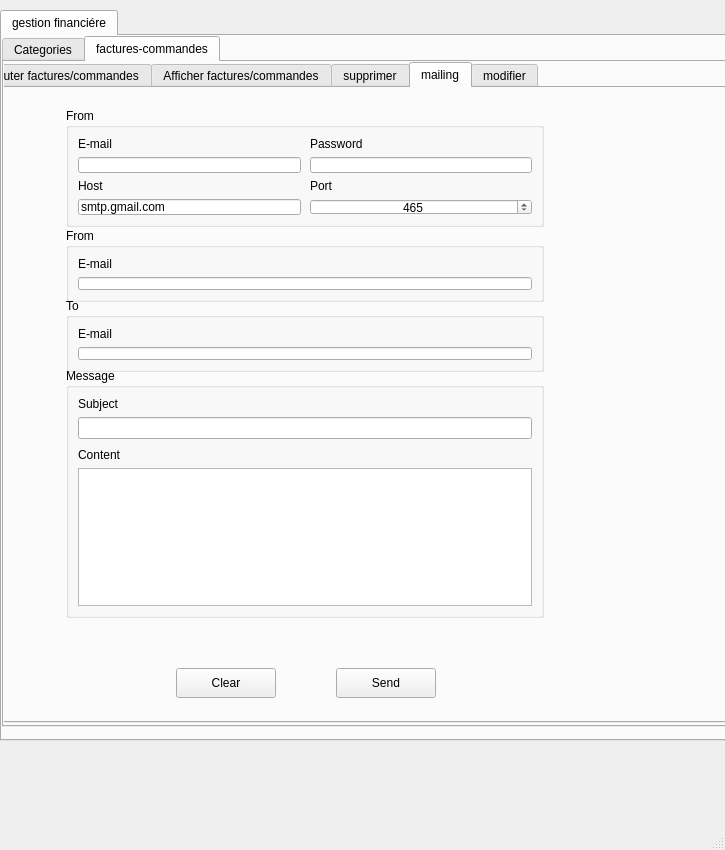
<?xml version="1.0" encoding="UTF-8"?>
<ui version="4.0">
 <class>MainWindow</class>
 <widget class="QMainWindow" name="MainWindow">
  <property name="geometry">
   <rect>
    <x>0</x>
    <y>0</y>
    <width>725</width>
    <height>850</height>
   </rect>
  </property>
  <property name="windowTitle">
   <string>MainWindow</string>
  </property>
  <widget class="QWidget" name="centralwidget">
   <widget class="QTabWidget" name="tabWidget">
    <property name="geometry">
     <rect>
      <x>0</x>
      <y>10</y>
      <width>851</width>
      <height>731</height>
     </rect>
    </property>
    <property name="autoFillBackground">
     <bool>false</bool>
    </property>
    <property name="styleSheet">
     <string notr="true">background-image: url(:/f/back.png);</string>
    </property>
    <property name="currentIndex">
     <number>0</number>
    </property>
    <widget class="QWidget" name="tab">
     <attribute name="icon">
      <iconset resource="imagenes.qrc">
       <normaloff>:/f/suitcase.png</normaloff>:/f/suitcase.png</iconset>
     </attribute>
     <attribute name="title">
      <string>gestion financiére</string>
     </attribute>
     <widget class="QTabWidget" name="tabWidget_2">
      <property name="geometry">
       <rect>
        <x>0</x>
        <y>0</y>
        <width>861</width>
        <height>691</height>
       </rect>
      </property>
      <property name="autoFillBackground">
       <bool>false</bool>
      </property>
      <property name="styleSheet">
       <string notr="true">background-image: url(:/f/back.png);</string>
      </property>
      <property name="currentIndex">
       <number>1</number>
      </property>
      <widget class="QWidget" name="tab_5">
       <attribute name="icon">
        <iconset resource="imagenes.qrc">
         <normaloff>:/f/ID.png</normaloff>:/f/ID.png</iconset>
       </attribute>
       <attribute name="title">
        <string>Categories</string>
       </attribute>
       <widget class="QTabWidget" name="background">
        <property name="geometry">
         <rect>
          <x>0</x>
          <y>0</y>
          <width>861</width>
          <height>431</height>
         </rect>
        </property>
        <property name="mouseTracking">
         <bool>false</bool>
        </property>
        <property name="tabletTracking">
         <bool>false</bool>
        </property>
        <property name="acceptDrops">
         <bool>false</bool>
        </property>
        <property name="toolTipDuration">
         <number>-1</number>
        </property>
        <property name="autoFillBackground">
         <bool>false</bool>
        </property>
        <property name="styleSheet">
         <string notr="true">background-image: url(:/f/back.png);</string>
        </property>
        <property name="currentIndex">
         <number>0</number>
        </property>
        <widget class="QWidget" name="tab_20">
         <attribute name="icon">
          <iconset resource="imagenes.qrc">
           <normaloff>:/f/Add.png</normaloff>:/f/Add.png</iconset>
         </attribute>
         <attribute name="title">
          <string>Ajouter categorie</string>
         </attribute>
         <widget class="QTabWidget" name="tabWidget_8">
          <property name="geometry">
           <rect>
            <x>0</x>
            <y>0</y>
            <width>721</width>
            <height>371</height>
           </rect>
          </property>
          <property name="currentIndex">
           <number>0</number>
          </property>
          <widget class="QWidget" name="tab_2">
           <attribute name="title">
            <string>budget</string>
           </attribute>
           <widget class="QLineEdit" name="ID">
            <property name="geometry">
             <rect>
              <x>50</x>
              <y>40</y>
              <width>113</width>
              <height>20</height>
             </rect>
            </property>
            <property name="placeholderText">
             <string>ID</string>
            </property>
           </widget>
           <widget class="QLineEdit" name="chiffres">
            <property name="geometry">
             <rect>
              <x>150</x>
              <y>170</y>
              <width>113</width>
              <height>20</height>
             </rect>
            </property>
            <property name="placeholderText">
             <string>chiffres</string>
            </property>
           </widget>
           <widget class="QLineEdit" name="encaissements">
            <property name="geometry">
             <rect>
              <x>240</x>
              <y>40</y>
              <width>113</width>
              <height>20</height>
             </rect>
            </property>
            <property name="placeholderText">
             <string>encaissements</string>
            </property>
           </widget>
           <widget class="QLineEdit" name="salaires">
            <property name="geometry">
             <rect>
              <x>140</x>
              <y>80</y>
              <width>113</width>
              <height>20</height>
             </rect>
            </property>
            <property name="placeholderText">
             <string>salaires</string>
            </property>
           </widget>
           <widget class="QLineEdit" name="gains">
            <property name="geometry">
             <rect>
              <x>50</x>
              <y>130</y>
              <width>113</width>
              <height>20</height>
             </rect>
            </property>
            <property name="placeholderText">
             <string>gains</string>
            </property>
           </widget>
           <widget class="QLineEdit" name="depenses">
            <property name="geometry">
             <rect>
              <x>240</x>
              <y>130</y>
              <width>113</width>
              <height>20</height>
             </rect>
            </property>
            <property name="placeholderText">
             <string>depenses</string>
            </property>
           </widget>
           <widget class="QPushButton" name="pb_ajouter">
            <property name="geometry">
             <rect>
              <x>150</x>
              <y>210</y>
              <width>121</width>
              <height>41</height>
             </rect>
            </property>
            <property name="styleSheet">
             <string notr="true">QPushButton {
padding: 5px;
border-radius: 5px;
background-color:#0094ff;
font-weight: bold;
}
QPushButton:hover
{
color :white;
}</string>
            </property>
            <property name="text">
             <string/>
            </property>
            <property name="icon">
             <iconset resource="imagenes.qrc">
              <normaloff>:/f/Tick.png</normaloff>:/f/Tick.png</iconset>
            </property>
            <property name="iconSize">
             <size>
              <width>40</width>
              <height>40</height>
             </size>
            </property>
           </widget>
           <widget class="QLabel" name="label_pic">
            <property name="geometry">
             <rect>
              <x>440</x>
              <y>90</y>
              <width>211</width>
              <height>181</height>
             </rect>
            </property>
            <property name="text">
             <string/>
            </property>
           </widget>
           <widget class="QLabel" name="label_date_time">
            <property name="geometry">
             <rect>
              <x>440</x>
              <y>20</y>
              <width>211</width>
              <height>41</height>
             </rect>
            </property>
            <property name="font">
             <font>
              <pointsize>22</pointsize>
              <weight>75</weight>
              <bold>true</bold>
             </font>
            </property>
            <property name="text">
             <string/>
            </property>
           </widget>
          </widget>
         </widget>
        </widget>
        <widget class="QWidget" name="tab_21">
         <attribute name="icon">
          <iconset resource="imagenes.qrc">
           <normaloff>:/f/Search-32.png</normaloff>:/f/Search-32.png</iconset>
         </attribute>
         <attribute name="title">
          <string>Afficher categorie</string>
         </attribute>
         <widget class="QTableView" name="tab_categories">
          <property name="geometry">
           <rect>
            <x>10</x>
            <y>30</y>
            <width>781</width>
            <height>301</height>
           </rect>
          </property>
         </widget>
         <widget class="QPushButton" name="pushButton_1">
          <property name="geometry">
           <rect>
            <x>274</x>
            <y>340</y>
            <width>151</width>
            <height>51</height>
           </rect>
          </property>
          <property name="styleSheet">
           <string notr="true">QPushButton {
padding: 5px;
border-radius: 5px;
background-color:#0094ff;
font-weight: bold;
}
QPushButton:hover
{
color :white;
}</string>
          </property>
          <property name="text">
           <string/>
          </property>
          <property name="icon">
           <iconset>
            <normalon>:/f/Printer.png</normalon>
           </iconset>
          </property>
          <property name="iconSize">
           <size>
            <width>34</width>
            <height>34</height>
           </size>
          </property>
         </widget>
        </widget>
        <widget class="QWidget" name="tab_8">
         <attribute name="icon">
          <iconset resource="imagenes.qrc">
           <normaloff>:/f/Trash.png</normaloff>:/f/Trash.png</iconset>
         </attribute>
         <attribute name="title">
          <string>supprimer</string>
         </attribute>
         <widget class="QLineEdit" name="ID_5">
          <property name="geometry">
           <rect>
            <x>200</x>
            <y>40</y>
            <width>281</width>
            <height>20</height>
           </rect>
          </property>
          <property name="placeholderText">
           <string>ID</string>
          </property>
         </widget>
         <widget class="QPushButton" name="pb_supprimerp">
          <property name="geometry">
           <rect>
            <x>270</x>
            <y>110</y>
            <width>111</width>
            <height>41</height>
           </rect>
          </property>
          <property name="focusPolicy">
           <enum>Qt::TabFocus</enum>
          </property>
          <property name="autoFillBackground">
           <bool>false</bool>
          </property>
          <property name="styleSheet">
           <string notr="true">QPushButton {
padding: 5px;
border-radius: 5px;
background-color:#0094ff;
font-weight: bold;
}
QPushButton:hover
{
color :white;
}</string>
          </property>
          <property name="locale">
           <locale language="English" country="UnitedStates"/>
          </property>
          <property name="inputMethodHints">
           <set>Qt::ImhNone</set>
          </property>
          <property name="text">
           <string/>
          </property>
          <property name="icon">
           <iconset resource="imagenes.qrc">
            <normaloff>:/f/Trash.png</normaloff>:/f/Trash.png</iconset>
          </property>
          <property name="iconSize">
           <size>
            <width>25</width>
            <height>25</height>
           </size>
          </property>
         </widget>
        </widget>
        <widget class="QWidget" name="tab_9">
         <attribute name="title">
          <string>modifier</string>
         </attribute>
         <widget class="QTabWidget" name="tabWidget_9">
          <property name="geometry">
           <rect>
            <x>0</x>
            <y>0</y>
            <width>721</width>
            <height>341</height>
           </rect>
          </property>
          <property name="currentIndex">
           <number>0</number>
          </property>
          <widget class="QWidget" name="tab_6">
           <attribute name="title">
            <string>categorie</string>
           </attribute>
           <widget class="QLineEdit" name="ID_2">
            <property name="geometry">
             <rect>
              <x>150</x>
              <y>40</y>
              <width>113</width>
              <height>20</height>
             </rect>
            </property>
            <property name="readOnly">
             <bool>false</bool>
            </property>
            <property name="placeholderText">
             <string>ID</string>
            </property>
           </widget>
           <widget class="QLineEdit" name="encaissements_2">
            <property name="geometry">
             <rect>
              <x>230</x>
              <y>70</y>
              <width>113</width>
              <height>20</height>
             </rect>
            </property>
            <property name="readOnly">
             <bool>false</bool>
            </property>
            <property name="placeholderText">
             <string>encaissements</string>
            </property>
           </widget>
           <widget class="QLineEdit" name="gains_2">
            <property name="geometry">
             <rect>
              <x>370</x>
              <y>70</y>
              <width>113</width>
              <height>20</height>
             </rect>
            </property>
            <property name="readOnly">
             <bool>false</bool>
            </property>
            <property name="placeholderText">
             <string>gains</string>
            </property>
           </widget>
           <widget class="QLineEdit" name="salaires_2">
            <property name="geometry">
             <rect>
              <x>90</x>
              <y>70</y>
              <width>113</width>
              <height>20</height>
             </rect>
            </property>
            <property name="readOnly">
             <bool>false</bool>
            </property>
            <property name="placeholderText">
             <string>salaires</string>
            </property>
           </widget>
           <widget class="QLineEdit" name="depenses_2">
            <property name="geometry">
             <rect>
              <x>330</x>
              <y>40</y>
              <width>113</width>
              <height>20</height>
             </rect>
            </property>
            <property name="readOnly">
             <bool>false</bool>
            </property>
            <property name="placeholderText">
             <string>depenses</string>
            </property>
           </widget>
           <widget class="QLineEdit" name="chiffres_2">
            <property name="geometry">
             <rect>
              <x>230</x>
              <y>120</y>
              <width>113</width>
              <height>20</height>
             </rect>
            </property>
            <property name="readOnly">
             <bool>false</bool>
            </property>
            <property name="placeholderText">
             <string>chiffres</string>
            </property>
           </widget>
           <widget class="QPushButton" name="pb_modifier">
            <property name="geometry">
             <rect>
              <x>480</x>
              <y>150</y>
              <width>71</width>
              <height>71</height>
             </rect>
            </property>
            <property name="styleSheet">
             <string notr="true">QPushButton {
padding: 5px;
border-radius: 5px;
background-color:#0094ff;
font-weight: bold;
}
QPushButton:hover
{
color :white;
}</string>
            </property>
            <property name="text">
             <string/>
            </property>
            <property name="icon">
             <iconset resource="imagenes.qrc">
              <normaloff>:/f/Pencil.png</normaloff>
              <disabledoff>:/f/Tick.png</disabledoff>
              <selectedoff>:/f/Tick.png</selectedoff>:/f/Pencil.png</iconset>
            </property>
            <property name="iconSize">
             <size>
              <width>35</width>
              <height>35</height>
             </size>
            </property>
           </widget>
          </widget>
         </widget>
        </widget>
        <widget class="QWidget" name="tab_3">
         <attribute name="icon">
          <iconset resource="imagenes.qrc">
           <normaloff>:/f/Search.png</normaloff>:/f/Search.png</iconset>
         </attribute>
         <attribute name="title">
          <string>recherche par id</string>
         </attribute>
         <widget class="QPushButton" name="pb_aff_categorie">
          <property name="geometry">
           <rect>
            <x>280</x>
            <y>40</y>
            <width>51</width>
            <height>31</height>
           </rect>
          </property>
          <property name="styleSheet">
           <string notr="true">QPushButton {
padding: 5px;
border-radius: 5px;
background-color:#0094ff;
font-weight: bold;
}
QPushButton:hover
{
color :white;
}</string>
          </property>
          <property name="text">
           <string/>
          </property>
          <property name="icon">
           <iconset resource="imagenes.qrc">
            <normaloff>:/f/Search.png</normaloff>:/f/Search.png</iconset>
          </property>
          <property name="iconSize">
           <size>
            <width>30</width>
            <height>30</height>
           </size>
          </property>
         </widget>
         <widget class="QLineEdit" name="lineEdit_aff_idcategories">
          <property name="geometry">
           <rect>
            <x>160</x>
            <y>50</y>
            <width>113</width>
            <height>21</height>
           </rect>
          </property>
          <property name="placeholderText">
           <string>ID categorie</string>
          </property>
         </widget>
         <widget class="QTableView" name="tab_aff_categories">
          <property name="geometry">
           <rect>
            <x>60</x>
            <y>110</y>
            <width>611</width>
            <height>241</height>
           </rect>
          </property>
         </widget>
        </widget>
       </widget>
      </widget>
      <widget class="QWidget" name="tab_4">
       <attribute name="icon">
        <iconset resource="imagenes.qrc">
         <normaloff>:/f/Books.png</normaloff>:/f/Books.png</iconset>
       </attribute>
       <attribute name="title">
        <string>factures-commandes</string>
       </attribute>
       <widget class="QTabWidget" name="tab_widget5">
        <property name="geometry">
         <rect>
          <x>-30</x>
          <y>0</y>
          <width>821</width>
          <height>661</height>
         </rect>
        </property>
        <property name="tabShape">
         <enum>QTabWidget::Rounded</enum>
        </property>
        <property name="currentIndex">
         <number>3</number>
        </property>
        <widget class="QWidget" name="tab_13">
         <attribute name="icon">
          <iconset resource="imagenes.qrc">
           <normaloff>:/f/Add.png</normaloff>:/f/Add.png</iconset>
         </attribute>
         <attribute name="title">
          <string>Ajouter factures/commandes</string>
         </attribute>
         <widget class="QTabWidget" name="tabWidget_10">
          <property name="geometry">
           <rect>
            <x>0</x>
            <y>0</y>
            <width>721</width>
            <height>341</height>
           </rect>
          </property>
          <property name="currentIndex">
           <number>0</number>
          </property>
          <widget class="QWidget" name="tab_12">
           <attribute name="title">
            <string>fctcmn</string>
           </attribute>
           <widget class="QLineEdit" name="idfc">
            <property name="geometry">
             <rect>
              <x>230</x>
              <y>10</y>
              <width>113</width>
              <height>20</height>
             </rect>
            </property>
            <property name="readOnly">
             <bool>false</bool>
            </property>
            <property name="placeholderText">
             <string>ID</string>
            </property>
           </widget>
           <widget class="QLineEdit" name="qte">
            <property name="geometry">
             <rect>
              <x>230</x>
              <y>70</y>
              <width>113</width>
              <height>20</height>
             </rect>
            </property>
            <property name="readOnly">
             <bool>false</bool>
            </property>
            <property name="placeholderText">
             <string>qte</string>
            </property>
           </widget>
           <widget class="QLineEdit" name="tp">
            <property name="geometry">
             <rect>
              <x>230</x>
              <y>160</y>
              <width>113</width>
              <height>20</height>
             </rect>
            </property>
            <property name="readOnly">
             <bool>false</bool>
            </property>
            <property name="placeholderText">
             <string>tp</string>
            </property>
           </widget>
           <widget class="QLineEdit" name="pu">
            <property name="geometry">
             <rect>
              <x>230</x>
              <y>100</y>
              <width>113</width>
              <height>20</height>
             </rect>
            </property>
            <property name="readOnly">
             <bool>false</bool>
            </property>
            <property name="placeholderText">
             <string>pu</string>
            </property>
           </widget>
           <widget class="QLineEdit" name="art">
            <property name="geometry">
             <rect>
              <x>230</x>
              <y>40</y>
              <width>113</width>
              <height>20</height>
             </rect>
            </property>
            <property name="readOnly">
             <bool>false</bool>
            </property>
            <property name="placeholderText">
             <string>art</string>
            </property>
           </widget>
           <widget class="QLineEdit" name="pt">
            <property name="geometry">
             <rect>
              <x>230</x>
              <y>130</y>
              <width>113</width>
              <height>20</height>
             </rect>
            </property>
            <property name="readOnly">
             <bool>false</bool>
            </property>
            <property name="placeholderText">
             <string>pt</string>
            </property>
           </widget>
           <widget class="QPushButton" name="pb_ajouter_2">
            <property name="geometry">
             <rect>
              <x>430</x>
              <y>170</y>
              <width>121</width>
              <height>41</height>
             </rect>
            </property>
            <property name="styleSheet">
             <string notr="true">QPushButton {
padding: 5px;
border-radius: 5px;
background-color:#0094ff;
font-weight: bold;
}
QPushButton:hover
{
color :white;
}
</string>
            </property>
            <property name="text">
             <string>ajouter</string>
            </property>
            <property name="icon">
             <iconset resource="imagenes.qrc">
              <normaloff>:/f/Tick.png</normaloff>:/f/Tick.png</iconset>
            </property>
            <property name="iconSize">
             <size>
              <width>35</width>
              <height>35</height>
             </size>
            </property>
           </widget>
          </widget>
         </widget>
        </widget>
        <widget class="QWidget" name="tab_14">
         <attribute name="icon">
          <iconset resource="imagenes.qrc">
           <normaloff>:/f/Search-32.png</normaloff>:/f/Search-32.png</iconset>
         </attribute>
         <attribute name="title">
          <string>Afficher factures/commandes</string>
         </attribute>
         <widget class="QTableView" name="tab_fctcmn">
          <property name="geometry">
           <rect>
            <x>10</x>
            <y>20</y>
            <width>771</width>
            <height>281</height>
           </rect>
          </property>
         </widget>
         <widget class="QPushButton" name="pushButton_2">
          <property name="geometry">
           <rect>
            <x>310</x>
            <y>312</y>
            <width>131</width>
            <height>41</height>
           </rect>
          </property>
          <property name="styleSheet">
           <string notr="true">QPushButton {
padding: 5px;
border-radius: 5px;
background-color:#0094ff;
font-weight: bold;
}
QPushButton:hover
{
color :white;
}</string>
          </property>
          <property name="text">
           <string/>
          </property>
          <property name="icon">
           <iconset resource="imagenes.qrc">
            <normaloff>:/f/Printer.png</normaloff>:/f/Printer.png</iconset>
          </property>
          <property name="iconSize">
           <size>
            <width>35</width>
            <height>35</height>
           </size>
          </property>
         </widget>
        </widget>
        <widget class="QWidget" name="tab_10">
         <attribute name="icon">
          <iconset resource="imagenes.qrc">
           <normaloff>:/f/Trash.png</normaloff>:/f/Trash.png</iconset>
         </attribute>
         <attribute name="title">
          <string>supprimer</string>
         </attribute>
         <widget class="QPushButton" name="pb_supprimerr">
          <property name="geometry">
           <rect>
            <x>320</x>
            <y>190</y>
            <width>81</width>
            <height>23</height>
           </rect>
          </property>
          <property name="styleSheet">
           <string notr="true">QPushButton {
padding: 5px;
border-radius: 5px;
background-color:#0094ff;
font-weight: bold;
}
QPushButton:hover
{
color :white;
}</string>
          </property>
          <property name="text">
           <string>supprimer</string>
          </property>
         </widget>
         <widget class="QLineEdit" name="ID_66">
          <property name="geometry">
           <rect>
            <x>262</x>
            <y>150</y>
            <width>201</width>
            <height>20</height>
           </rect>
          </property>
          <property name="placeholderText">
           <string>ID </string>
          </property>
         </widget>
        </widget>
        <widget class="QWidget" name="print">
         <attribute name="icon">
          <iconset resource="imagenes.qrc">
           <normaloff>:/f/Mail.png</normaloff>:/f/Mail.png</iconset>
         </attribute>
         <attribute name="title">
          <string>mailing</string>
         </attribute>
         <widget class="QGroupBox" name="groupBoxCredentials">
          <property name="geometry">
           <rect>
            <x>90</x>
            <y>20</y>
            <width>478</width>
            <height>119</height>
           </rect>
          </property>
          <property name="title">
           <string>From</string>
          </property>
          <layout class="QVBoxLayout" name="verticalLayout_2">
           <property name="spacing">
            <number>6</number>
           </property>
           <item>
            <layout class="QGridLayout" name="gridLayout">
             <property name="horizontalSpacing">
              <number>9</number>
             </property>
             <property name="verticalSpacing">
              <number>6</number>
             </property>
             <item row="3" column="1">
              <widget class="QLineEdit" name="lineEditHost">
               <property name="text">
                <string>smtp.gmail.com</string>
               </property>
              </widget>
             </item>
             <item row="0" column="1">
              <widget class="QLabel" name="labelEmailCredentials">
               <property name="text">
                <string>E-mail</string>
               </property>
              </widget>
             </item>
             <item row="3" column="3">
              <widget class="QSpinBox" name="spinBoxPort">
               <property name="minimumSize">
                <size>
                 <width>50</width>
                 <height>0</height>
                </size>
               </property>
               <property name="alignment">
                <set>Qt::AlignCenter</set>
               </property>
               <property name="maximum">
                <number>999999</number>
               </property>
               <property name="value">
                <number>465</number>
               </property>
              </widget>
             </item>
             <item row="1" column="3">
              <widget class="QLineEdit" name="lineEditPasswordCredentials">
               <property name="echoMode">
                <enum>QLineEdit::Password</enum>
               </property>
              </widget>
             </item>
             <item row="1" column="1">
              <widget class="QLineEdit" name="lineEditEmailCredentials"/>
             </item>
             <item row="2" column="1">
              <widget class="QLabel" name="labelHost">
               <property name="text">
                <string>Host</string>
               </property>
              </widget>
             </item>
             <item row="0" column="3">
              <widget class="QLabel" name="labelPasswordCredentials">
               <property name="text">
                <string>Password</string>
               </property>
              </widget>
             </item>
             <item row="2" column="3">
              <widget class="QLabel" name="labelPort">
               <property name="text">
                <string>Port</string>
               </property>
              </widget>
             </item>
            </layout>
           </item>
          </layout>
         </widget>
         <widget class="QGroupBox" name="groupBoxMessage">
          <property name="geometry">
           <rect>
            <x>90</x>
            <y>280</y>
            <width>478</width>
            <height>250</height>
           </rect>
          </property>
          <property name="title">
           <string>Message</string>
          </property>
          <layout class="QVBoxLayout" name="verticalLayout_4">
           <property name="spacing">
            <number>9</number>
           </property>
           <item>
            <layout class="QVBoxLayout" name="verticalLayout_6">
             <property name="spacing">
              <number>6</number>
             </property>
             <item>
              <widget class="QLabel" name="labelSubject">
               <property name="text">
                <string>Subject</string>
               </property>
              </widget>
             </item>
             <item>
              <widget class="QLineEdit" name="lineEditSubject"/>
             </item>
            </layout>
           </item>
           <item>
            <layout class="QVBoxLayout" name="verticalLayout_5">
             <property name="spacing">
              <number>6</number>
             </property>
             <item>
              <widget class="QLabel" name="labelContent">
               <property name="text">
                <string>Content</string>
               </property>
              </widget>
             </item>
             <item>
              <widget class="QTextEdit" name="textEditContent"/>
             </item>
            </layout>
           </item>
          </layout>
         </widget>
         <widget class="QGroupBox" name="groupBoxFrom">
          <property name="geometry">
           <rect>
            <x>90</x>
            <y>140</y>
            <width>478</width>
            <height>74</height>
           </rect>
          </property>
          <property name="title">
           <string>From</string>
          </property>
          <layout class="QVBoxLayout" name="verticalLayout_8">
           <item>
            <layout class="QVBoxLayout" name="verticalLayout_9">
             <property name="topMargin">
              <number>0</number>
             </property>
             <item>
              <widget class="QLabel" name="labelEmailFrom">
               <property name="text">
                <string>E-mail</string>
               </property>
              </widget>
             </item>
             <item>
              <widget class="QLineEdit" name="lineEditEmailFrom"/>
             </item>
            </layout>
           </item>
          </layout>
         </widget>
         <widget class="QWidget" name="layoutWidget">
          <property name="geometry">
           <rect>
            <x>200</x>
            <y>570</y>
            <width>260</width>
            <height>50</height>
           </rect>
          </property>
          <layout class="QHBoxLayout" name="horizontalLayout_5">
           <property name="spacing">
            <number>9</number>
           </property>
           <property name="topMargin">
            <number>10</number>
           </property>
           <property name="bottomMargin">
            <number>10</number>
           </property>
           <item>
            <widget class="QPushButton" name="clearFields">
             <property name="minimumSize">
              <size>
               <width>100</width>
               <height>30</height>
              </size>
             </property>
             <property name="cursor">
              <cursorShape>PointingHandCursor</cursorShape>
             </property>
             <property name="text">
              <string>Clear</string>
             </property>
            </widget>
           </item>
           <item>
            <spacer name="horizontalSpacer">
             <property name="orientation">
              <enum>Qt::Horizontal</enum>
             </property>
             <property name="sizeHint" stdset="0">
              <size>
               <width>40</width>
               <height>20</height>
              </size>
             </property>
            </spacer>
           </item>
           <item>
            <widget class="QPushButton" name="sendEmail">
             <property name="minimumSize">
              <size>
               <width>100</width>
               <height>30</height>
              </size>
             </property>
             <property name="cursor">
              <cursorShape>PointingHandCursor</cursorShape>
             </property>
             <property name="text">
              <string>Send</string>
             </property>
            </widget>
           </item>
          </layout>
         </widget>
         <widget class="QGroupBox" name="groupBoxTo">
          <property name="geometry">
           <rect>
            <x>90</x>
            <y>210</y>
            <width>478</width>
            <height>74</height>
           </rect>
          </property>
          <property name="title">
           <string>To</string>
          </property>
          <layout class="QVBoxLayout" name="verticalLayout_3">
           <property name="spacing">
            <number>6</number>
           </property>
           <item>
            <layout class="QVBoxLayout" name="verticalLayout_7">
             <property name="spacing">
              <number>6</number>
             </property>
             <item>
              <widget class="QLabel" name="labelEmail">
               <property name="text">
                <string>E-mail</string>
               </property>
              </widget>
             </item>
             <item>
              <widget class="QLineEdit" name="lineEditEmailTo"/>
             </item>
            </layout>
           </item>
          </layout>
         </widget>
        </widget>
        <widget class="QWidget" name="tab_11">
         <attribute name="icon">
          <iconset resource="imagenes.qrc">
           <normaloff>:/f/Pencil.png</normaloff>:/f/Pencil.png</iconset>
         </attribute>
         <attribute name="title">
          <string>modifier</string>
         </attribute>
         <widget class="QTabWidget" name="tabWidget_11">
          <property name="geometry">
           <rect>
            <x>0</x>
            <y>0</y>
            <width>721</width>
            <height>341</height>
           </rect>
          </property>
          <property name="currentIndex">
           <number>0</number>
          </property>
          <widget class="QWidget" name="tab_15">
           <attribute name="title">
            <string>fctcmn</string>
           </attribute>
           <widget class="QLineEdit" name="idfc_22">
            <property name="geometry">
             <rect>
              <x>200</x>
              <y>30</y>
              <width>113</width>
              <height>20</height>
             </rect>
            </property>
            <property name="readOnly">
             <bool>false</bool>
            </property>
            <property name="placeholderText">
             <string>ID</string>
            </property>
           </widget>
           <widget class="QLineEdit" name="qte_22">
            <property name="geometry">
             <rect>
              <x>200</x>
              <y>90</y>
              <width>113</width>
              <height>20</height>
             </rect>
            </property>
            <property name="readOnly">
             <bool>false</bool>
            </property>
            <property name="placeholderText">
             <string>qte</string>
            </property>
           </widget>
           <widget class="QLineEdit" name="pt_22">
            <property name="geometry">
             <rect>
              <x>200</x>
              <y>150</y>
              <width>113</width>
              <height>20</height>
             </rect>
            </property>
            <property name="readOnly">
             <bool>false</bool>
            </property>
            <property name="placeholderText">
             <string>pt</string>
            </property>
           </widget>
           <widget class="QLineEdit" name="art_22">
            <property name="geometry">
             <rect>
              <x>200</x>
              <y>60</y>
              <width>113</width>
              <height>20</height>
             </rect>
            </property>
            <property name="readOnly">
             <bool>false</bool>
            </property>
            <property name="placeholderText">
             <string>art</string>
            </property>
           </widget>
           <widget class="QLineEdit" name="tp_22">
            <property name="geometry">
             <rect>
              <x>200</x>
              <y>180</y>
              <width>113</width>
              <height>20</height>
             </rect>
            </property>
            <property name="readOnly">
             <bool>false</bool>
            </property>
            <property name="placeholderText">
             <string>tp</string>
            </property>
           </widget>
           <widget class="QLineEdit" name="pu_22">
            <property name="geometry">
             <rect>
              <x>200</x>
              <y>120</y>
              <width>113</width>
              <height>20</height>
             </rect>
            </property>
            <property name="readOnly">
             <bool>false</bool>
            </property>
            <property name="placeholderText">
             <string>pu</string>
            </property>
           </widget>
           <widget class="QPushButton" name="pb_modifier_2">
            <property name="geometry">
             <rect>
              <x>420</x>
              <y>140</y>
              <width>111</width>
              <height>31</height>
             </rect>
            </property>
            <property name="styleSheet">
             <string notr="true">QPushButton {
padding: 5px;
border-radius: 5px;
background-color:#0094ff;
font-weight: bold;
}
QPushButton:hover
{
color :white;
}</string>
            </property>
            <property name="text">
             <string>Modifier</string>
            </property>
            <property name="icon">
             <iconset resource="imagenes.qrc">
              <normaloff>:/f/Pencil.png</normaloff>:/f/Pencil.png</iconset>
            </property>
            <property name="iconSize">
             <size>
              <width>30</width>
              <height>30</height>
             </size>
            </property>
           </widget>
          </widget>
         </widget>
        </widget>
       </widget>
      </widget>
     </widget>
    </widget>
   </widget>
  </widget>
  <widget class="QMenuBar" name="menubar">
   <property name="geometry">
    <rect>
     <x>0</x>
     <y>0</y>
     <width>725</width>
     <height>21</height>
    </rect>
   </property>
  </widget>
  <widget class="QStatusBar" name="statusbar"/>
 </widget>
 <resources>
  <include location="imagenes.qrc"/>
 </resources>
 <connections/>
</ui>
